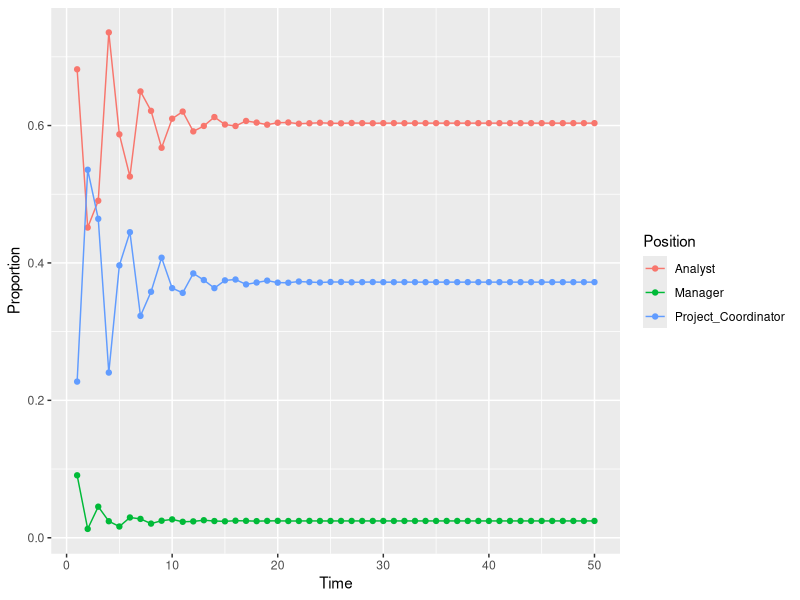
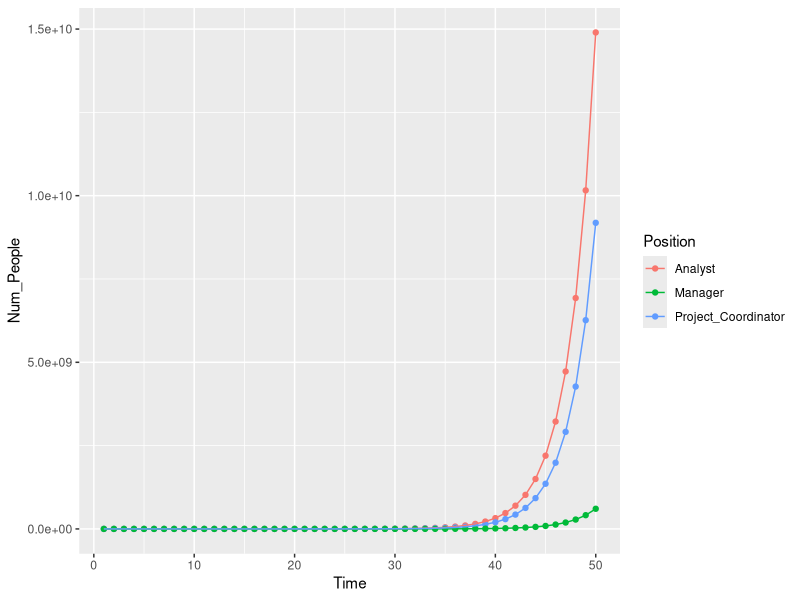

Source code (R) for these figures, in order:
## ---- chunk 1
knitr::opts_chunk$set(echo = TRUE, warning = F, message = F)
library(tidyverse)
library(ggplot2)
library(expm)
## ---- chunk 2

initial <- c(45, 15, 6)

## ---- chunk 3

transition <- matrix(c(   0.25, 0.00, 30,
                          0.75, 0.25, 0.00,
                          0.00, 0.08, 0.25  ), 3, 3, byrow = T)
## ---- chunk 4

df <- matrix(, nrow = 50, ncol = 3)

count <- 0

for(i in 1:50){
  count <- count + 1
  
  if(i == 1){
    
    df[count,] = initial
  
  }
  else{
    
    df[count,] = transition%^%i %*% initial
  }
  
}

## ---- chunk 5

df <- data.frame(df)
names(df) <- c("Analyst", "Project_Coordinator", "Manager")
df$Time <- rep(1:nrow(df))

data_f <- df %>%
  gather(Analyst, Project_Coordinator, Manager, key = "Position", value = "Num_People")

total_value <- data_f %>%
  group_by(Time) %>%
  summarise(
    total = sum(Num_People)
  )

data_f <- left_join(data_f, total_value)


data_f <- data_f %>%
  mutate(Proportion = Num_People / total)

## ---- chunk 6


ggplot(data_f, aes(x = Time, y = Proportion, color = Position)) + 
  geom_point() + 
  geom_line()

## ---- chunk 7

ggplot(data_f, aes(x = Time, y = Num_People, color = Position)) + 
  geom_point() + 
  geom_line()
